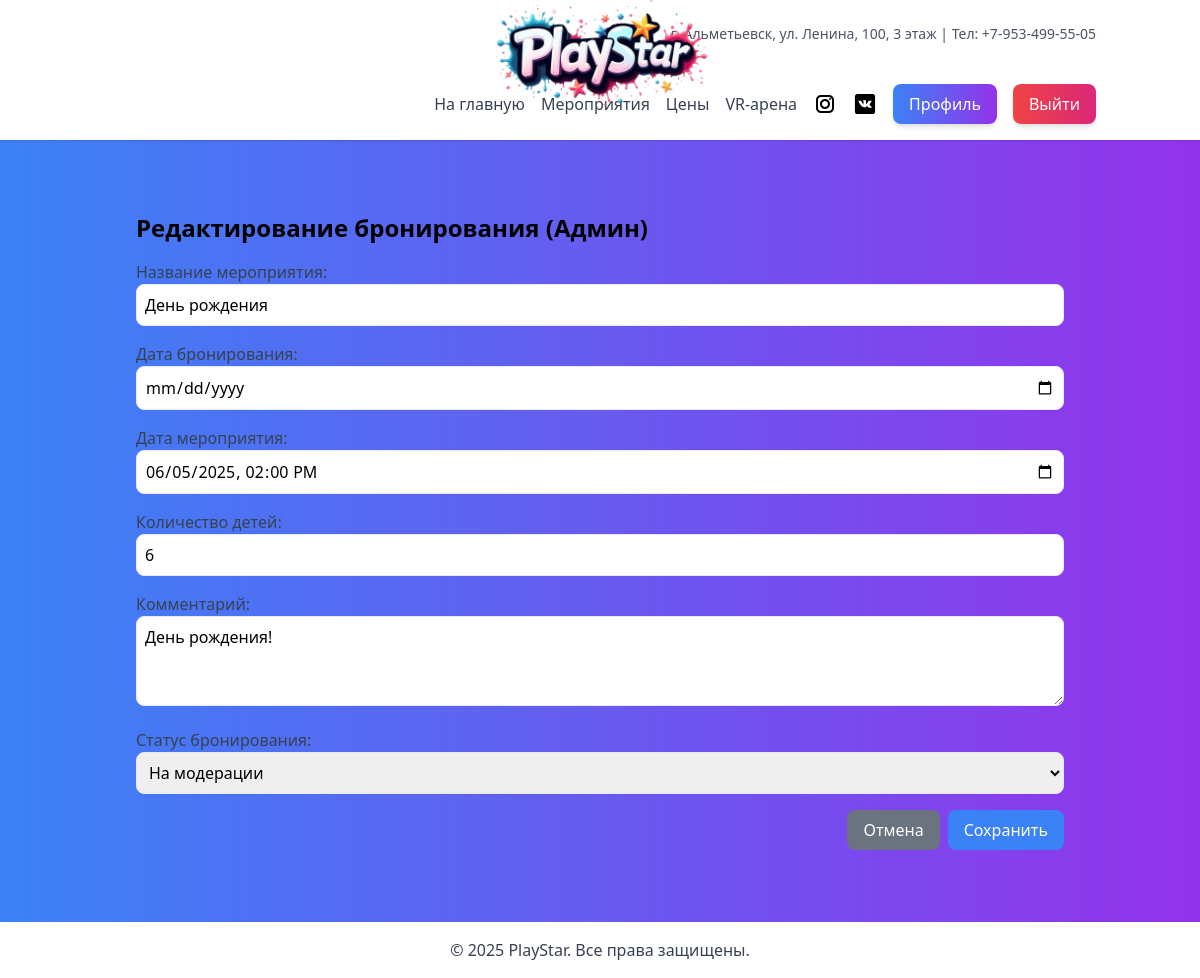
Page /bookings/admin/edit/46/ (signed in) on the committed database.
### bookings/models.py (models this page shows, shortened)
class Booking(models.Model):
    STATUS_CHOICES = [
        ('pending', 'На модерации'),
        ('approved', 'Подтверждено'),
        ('rejected', 'Отклонено'),
        ('completed', 'Завершено')
    ]
    BOOKING_TYPES = (
        ('birthday', 'День рождения'),
        ('vr', 'VR-арена'),
        ('animation', 'Выездная анимация'),
        ('other', 'Другое'),
    )
    user = models.ForeignKey(settings.AUTH_USER_MODEL, on_delete=models.CASCADE)
    event_name = models.CharField('Название мероприятия', max_length=255)
    booking_type = models.CharField(
        'Тип бронирования',
        max_length=20,
        choices=BOOKING_TYPES,
        default='birthday'
    )
    location = models.CharField(
        'Местоположение',
        max_length=255,
        blank=True,
        null=True
    )
    custom_type = models.CharField(
        'Свой вариант',
        max_length=255,
        blank=True,
        null=True
    )
    event_date = models.DateTimeField('Дата мероприятия')
    children_count = models.PositiveIntegerField(
        'Количество детей',
        validators=[MinValueValidator(1)]
    )
    comment = models.TextField('Комментарий', blank=True, null=True)
    status = models.CharField(
        'Статус',
        max_length=20,
        choices=STATUS_CHOICES,
        default='pending'
    )
    created_at = models.DateTimeField(auto_now_add=True)
    updated_at = models.DateTimeField(auto_now=True)
    prepayment = models.DecimalField(
        'Предоплата',
        max_digits=10,
        decimal_places=2,
        default=Decimal('0.00')
    )
    cashier_payment = models.DecimalField(
        'Оплата кассиром',
        max_digits=10,
        decimal_places=2,
        default=Decimal('0.00')
    )
    paid_amount = models.DecimalField(
        'Оплаченная сумма',
        max_digits=10,
        decimal_places=2,
        default=Decimal('0.00')
    )
    class Meta:
        verbose_name = 'Бронирование'
        verbose_name_plural = 'Бронирования'
        ordering = ['-created_at']

### bookings/views.py (the view)
# urls.py: path('admin/edit/<int:booking_id>/', views.edit_booking_admin, name='edit_booking_admin'),
@login_required
@user_passes_test(lambda u: u.groups.filter(name='Admin').exists() or
                              u.groups.filter(name='Manager').exists() or
                              u.is_superuser)
def edit_booking_admin(request, booking_id):
    booking = get_object_or_404(Booking, id=booking_id)
    if request.method == 'POST':
        form = BookingForm(request.POST, instance=booking)
        if form.is_valid():
            booking_obj = form.save(commit=False)
            user = request.user
            if user.groups.filter(name='Admin').exists():
                booking_obj.edited_by = "Администратор"
            elif user.groups.filter(name='Manager').exists():
                booking_obj.edited_by = "Менеджер"
            booking_obj.save()
            if request.headers.get('X-Requested-With') == 'XMLHttpRequest':
                return JsonResponse({'success': True}, status=200)
            messages.success(request, 'Бронирование успешно обновлено!')
            return redirect('staff:admin-dashboard')
        errors = {field: errors for field, errors in form.errors.items()}
        if request.headers.get('X-Requested-With') == 'XMLHttpRequest':
            return JsonResponse({
                'success': False,
                'message': 'Исправьте ошибки в форме',
                'errors': errors
            }, status=200)
    else:
        form = BookingForm(instance=booking)
    return render(request, 'bookings/edit_booking_admin.html', {
        'form': form,
        'booking': booking
    })

### bookings/templates/bookings/edit_booking_admin.html (shortened to what this page needs)
{% extends 'base.html' %}
{% block content %}
<div class="container mx-auto p-6">
    <h2 class="text-2xl font-bold mb-4">Редактирование бронирования (Админ)</h2>
    <form id="adminEditBookingForm" method="post" class="space-y-4">
        <div>
            <label class="block text-gray-700">Название мероприятия:</label>
            <input
                type="text"
                name="event_name"
                value="{{ booking.event_name }}"
                class="w-full p-2 border rounded-lg"
            >
        </div>
        <div>
            <label class="block text-gray-700">Дата бронирования:</label>
            <input
                type="date"
                name="booking_date"
                value="{{ booking.booking_date|date:'Y-MM-dd' }}"
                class="w-full p-2 border rounded-lg"
            >
        </div>
        <div>
            <label class="block text-gray-700">Дата мероприятия:</label>
            <input
                type="datetime-local"
                name="event_date"
                value="{{ booking.event_date|date:'Y-m-d\\TH:i' }}"
                class="w-full p-2 border rounded-lg"
            >
        </div>
        <div>
            <label class="block text-gray-700">Количество детей:</label>
            <input
                type="number"
                name="children_count"
                value="{{ booking.children_count }}"
                min="1"
                class="w-full p-2 border rounded-lg"
            >
        </div>
        <div>
            <label class="block text-gray-700">Комментарий:</label>
            <textarea
                name="comment"
                class="w-full p-2 border rounded-lg"
                rows="3"
            >{{ booking.comment }}</textarea>
        </div>
        <div>
            <label class="block text-gray-700">Статус бронирования:</label>
            <select name="status" class="w-full p-2 border rounded-lg">
                <option value="pending" {% if booking.status == 'pending' %}selected{% endif %}>На модерации</option>
            </select>
        </div>
        <div class="mt-6 flex justify-end space-x-2">
            <a href="{% url 'staff:admin-dashboard' %}"
               class="bg-gray-500 text-white py-2 px-4 rounded-lg hover:bg-gray-600">
                Отмена
            </a>
            <button
                type="submit"
                class="bg-blue-500 text-white py-2 px-4 rounded-lg hover:bg-blue-600"
            >
                Сохранить
            </button>
        </div>
    </form>
</div>
{% endblock %}

### rows in the picture
Booking: event_name "День рождения", event_date "06/05/2025 14:00", children_count "6", comment "День рождения!", status "На модерации"
